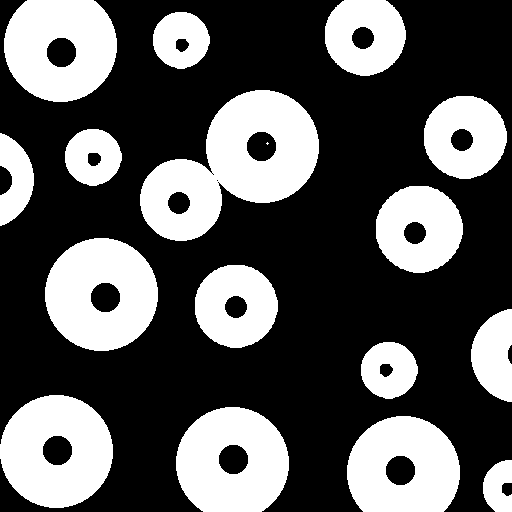
#> input picture question5/region_filling.tif, 512 x 512 px
$ jupyter execute q5.ipynb
#> lines starting #> are read from the running program, lines starting #| are printed output that depends on the picture; after the words box and inside, x2 and y2 are one past the last pixel; in counts of white or black regions, pixels touching at a corner belong together
[cell 1]
import numpy as np
import matplotlib.pyplot as plt
import cv2

[cell 2]
img = cv2.cvtColor(cv2.imread('region_filling.tif'), cv2.COLOR_BGR2GRAY)
#> img: shape (512, 512); 35.3% white; 17 white regions (1 under 20 px), largest, box (x1, y1, x2, y2) and area: (140, 90, 319, 241) 14240, (45, 238, 158, 351) 9332, (0, 395, 113, 508) 9332

[cell 3]
def pad_image(img, pad):
#> called with pad = 1
    h, w = img.shape
#> h = 512; w = 512
    padded_image = np.zeros((h + 2 * pad, w + 2 * pad), np.uint8)
    padded_image[pad : pad + h, pad : pad + w] = img
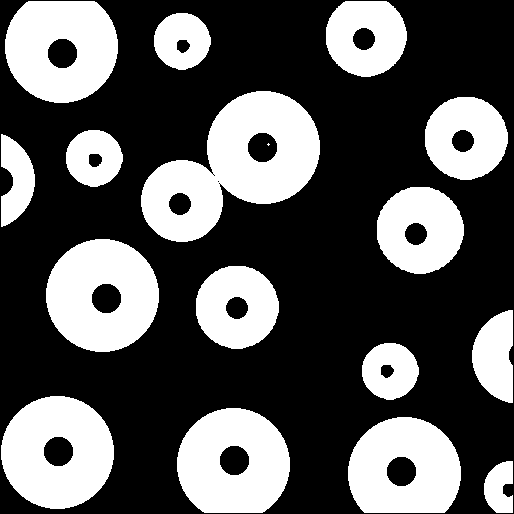
#> padded_image: shape (514, 514); 35% white; 17 white regions (1 under 20 px), largest, box (x1, y1, x2, y2) and area: (141, 91, 320, 242) 14240, (46, 239, 159, 352) 9332, (1, 396, 114, 509) 9332

    return padded_image

[cell 4]
def edge_detection(img, x_kernel, y_kernel, padded_imaage):
    pad = x_kernel.shape[0] // 2

    G_x = np.zeros_like(img, np.float64)
    G_y = np.zeros_like(img, np.float64)

    for i in range(img.shape[0]):
        for j in range(img.shape[1]):
            window = padded_imaage[i : i + x_kernel.shape[0], j : j +x_kernel.shape[1]]
            G_x[i, j] = np.sum(window * x_kernel)
            G_y[i, j] = np.sum(window * y_kernel)
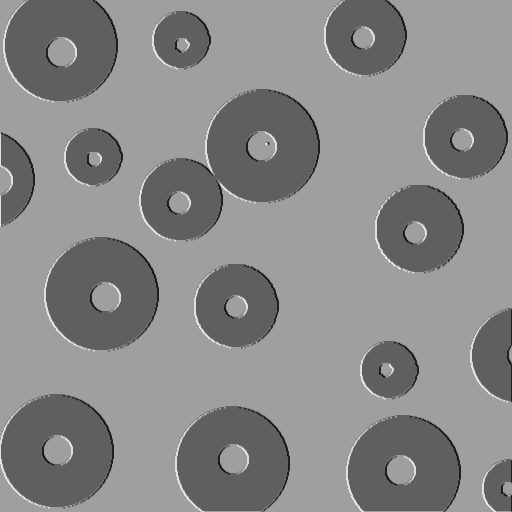
#> G_x: shape (512, 512) float64; min -1275, max 765, mean -179.6; drawn with min black and max white
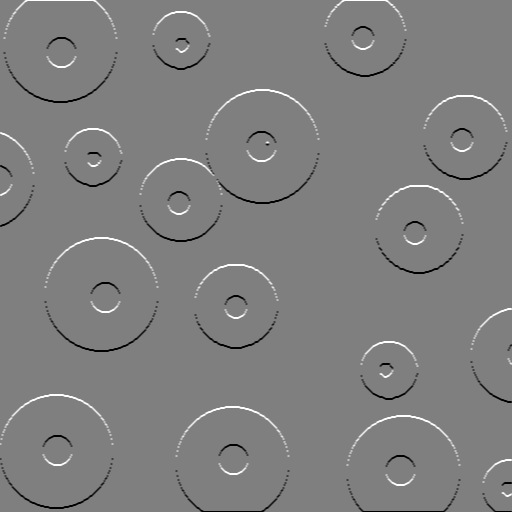
#> G_y: shape (512, 512) float64; min -1020, max 1020, mean 0.2; drawn with min black and max white
    G = np.sqrt(G_x ** 2 + G_y ** 2)
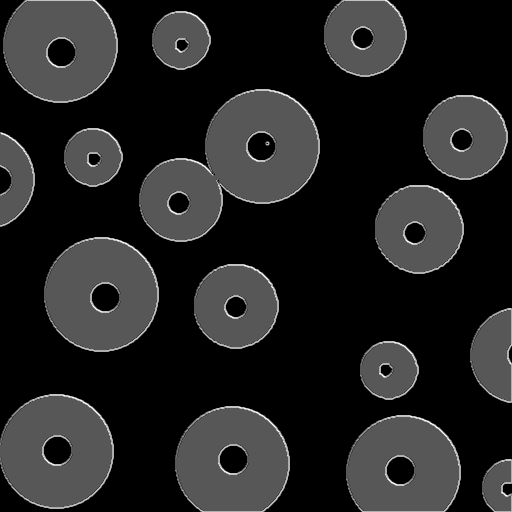
#> G: shape (512, 512) float64; min 0, max 1486.9, mean 206.8; drawn with min black and max white
    G = ( G / np.max(G)) * 255

    return G.astype(np.uint8)

[cell 5]
# edge detection using sobel operator
soble_operator_x = np.array([
    [-1, 0, 1],
    [-2, 0, 2],
    [-1, 0, -1]
])

soble_operator_y = np.array([
    [-1, -2, -1],
    [0, 0,  0],
    [1, 2, 1]
])
padded_image = pad_image(img, 1)
gausan = edge_detection(img, soble_operator_x, soble_operator_y, padded_image)

plt.imshow(gausan, cmap='gray')

[cell 6]
# adaptive mean filter

def adaptive_mean_thresold(img, padded_image, block_size, sigma):

#> called with block_size = 3, sigma = 2
    pad = block_size // 2
    h, w = img.shape
#> h = 512; w = 512

    adMF = np.zeros_like(img, np.float64)

    for i in range(h):
        for j in range(w):
            window = padded_image[i : i + block_size, j : j + block_size]
            mean = np.mean(window)
            thresold = mean - sigma
            adMF[i, j] = 255 if img[i, j] > thresold else 0
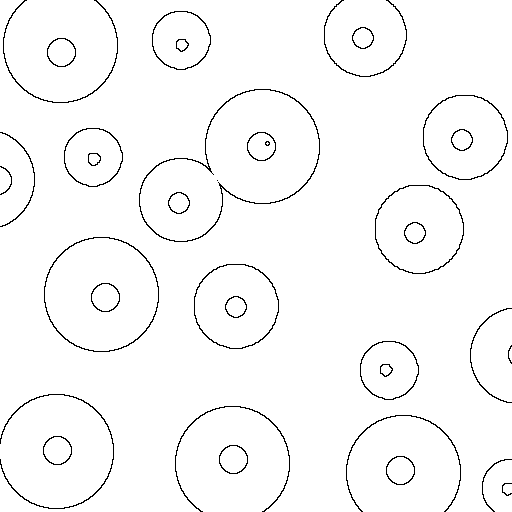
#> adMF: shape (512, 512) float64; 97.5% white; black in thin lines or dots

    return adMF.astype(np.float64)


plt.imshow(adaptive_mean_thresold(img, padded_image, 3, 2), cmap='gray')

[cell 7]
# adaptive gaussian thresolding

def adaptive_gaussian_thresold(img, padded_image, block_size, sigma):

#> called with block_size = 3, sigma = 2
    pad = block_size // 2
    h, w = img.shape
#> h = 512; w = 512

    x = np.linspace(-pad, pad, block_size)
    y = np.linspace(-pad, pad, block_size)
    x, y = np.meshgrid(x, y)

    G = np.exp(-(x ** 2 + y ** 2) / (2 * sigma **2))
    G /= np.sum(G)

    adMF = np.zeros_like(img, np.float64)

    for i in range(h):
        for j in range(w):
            window = padded_image[i : i + block_size, j : j + block_size]
            weighted_sum = np.sum(window * G)
            thresold = weighted_sum - sigma
            adMF[i, j] = 255 if img[i, j] > thresold else 0

    return adMF.astype(np.float64)

plt.imshow(adaptive_gaussian_thresold(img, padded_image, 3, 2), cmap='gray')
